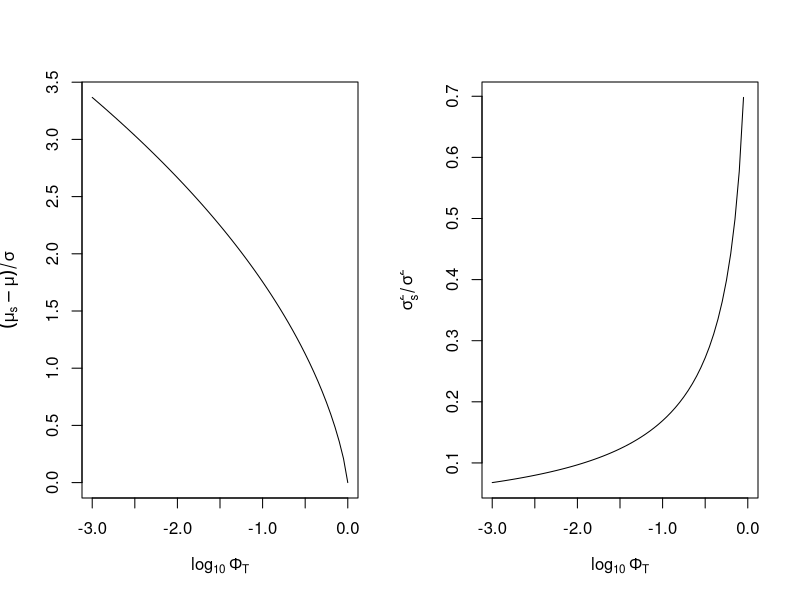

This chart was generated by the following R code:
## ---- chunk 1
mu = 0; sigma=1
phi_T = 10^(seq(-3,0,by=0.05))
Tvalue = qnorm(phi_T, lower.tail=F)
p_T = dnorm(Tvalue)
mu_s = mu+sigma*p_T/phi_T
layout(matrix(1:2, 1, 2))
plot(x=log10(phi_T), y=(mu_s-mu)/sigma, type="l", xlab=expression(log[10]~Phi[T]), ylab=expression((mu[s]-mu)/sigma))
plot(x=log10(phi_T), y=(1+p_T*(Tvalue-mu)/phi_T-(p_T/phi_T)^2), type="l", xlab=expression(log[10]~Phi[T]), ylab=expression(sigma[s]^2/sigma^2))
